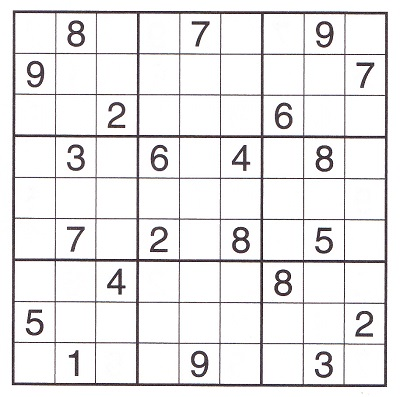
#> input picture Sudoku Digits Detection/sudoku1.jpg, 400 x 397 px
$ python code.py
#> lines starting #> are read from the running program, lines starting #| are printed output that depends on the picture; after the words box and inside, x2 and y2 are one past the last pixel; in counts of white or black regions, pixels touching at a corner belong together
# Overall concept:
# remove the grid lines so that we only have numbers in image
# find contours in the image which will be numbers
# after finding contours, remove rectangles inside rectangles.
# For example, digit 8 has three contours, one is big contour of complete digit, and two contours for zeros inside digit 8 so we have to get rid of inside contours

# Rectangles refer to the bounding boxes of digits
import cv2
import numpy as np

def rectContains(rect1, rect2):
	"""
	returns true if rectangle1 is inside rectangle2
	rect = [startX, startY, Width, Height]
	"""
	return (rect1[0] < rect2[0]+rect2[2] and rect1[0] > rect2[0] and
		rect1[1] < rect2[1]+rect2[3] and rect1[1] > rect2[1])

def removeRectInsideRect(rects):
	"""
	function to remove rectangles which are inside of another rectangle
	"""

	insideRects = []
	# loop to find all rectangles which are inside of another rectangle
	for x in range(0, len(rects)):
		for y in range(1, len(rects)):
			if (x != y and rectContains(rects[x], rects[y])):
				insideRects.append(rects[x])

	# loop to extract the rectangles which are not inside of another rectangles
	result = []
	for x in range(0,len(rects)):
		# if rectangle is not one of the inside rectangles, append it to result
		if(rects[x] not in insideRects):
			result.append(rects[x])

	return result

def preprocess(img, orig):
	"""
	function to find contours of the digits
	"""

	# color BGR to grayscale conversion
	img = cv2.cvtColor(img, cv2.COLOR_BGR2GRAY)
	# applying gaussianblur to smooth image for better thresholding
	gray = cv2.GaussianBlur(img, (5,5), 0)
	# thresholding grayscale image to binary to find better contours
	ret, img = cv2.threshold(gray,0,255,cv2.THRESH_BINARY_INV+cv2.THRESH_OTSU)
	# finding contours inside the binary image
	contours, hierarchy = cv2.findContours(img,cv2.RETR_TREE,cv2.CHAIN_APPROX_SIMPLE)

	# loop to get bounding boxes of the detected contours
	rects = []
	if len(contours)>0:
		for c in contours:
			# checking the area of contour
			if cv2.contourArea(c) > 35 and cv2.contourArea(c)<5000 :
				x,y,w,h = cv2.boundingRect(c)
				rects.append((x,y,w,h))
	# removing rectangles inside of other rectangles
	newRects = removeRectInsideRect(rects)
	# printing red bounding boxes on the image around detected contours aka digits
	for r in newRects:
		cv2.rectangle(orig,(r[0],r[1]),(r[0]+r[2],r[1]+r[3]),(0,0,255),2)
	# displaying the resultant image
	cv2.imshow('output', orig)
	cv2.waitKey(0)

def removeHorizontalLines(img):
	"""
	Function to remove the horizontal lines from the image
	"""

	# color BGR to grayscale conversion
	img=cv2.cvtColor(img,cv2.COLOR_BGR2GRAY)
	# inverting the image
	img = cv2.bitwise_not(img)
	# thresholding the image to perform better morphological operations
	th2 = cv2.adaptiveThreshold(img,255, cv2.ADAPTIVE_THRESH_MEAN_C,cv2.THRESH_BINARY,15,-2)
	horizontal = th2
	# getting the shape of the binary image
	rows,cols = horizontal.shape
	horizontalsize = int(cols / 10)
	# getting structuring element similar to long horizontal line of shape (columnsSize/15, 1)
	horizontalStructure = cv2.getStructuringElement(cv2.MORPH_RECT, (horizontalsize,1))
	# eroding the image with above structuring element to remove horizontal line
	horizontal = cv2.erode(horizontal, horizontalStructure, (-1, -1))
	# dilating the image to retain other lost information by eroding. removed horizontal lines won't come back
	horizontal = cv2.dilate(horizontal, horizontalStructure, (-1, -1))
	# inverse the image, so that lines are black for masking
	horizontal_inv = cv2.bitwise_not(horizontal)
	# perform bitwise_and to mask the lines with provided mask
	masked_img = cv2.bitwise_and(img, img, mask=horizontal_inv)
	#reverse the image back to normal
	horizontalRemoved = cv2.bitwise_not(masked_img)
	# convert the grayscale image back to colored (BGR)
	horizontalRemoved = cv2.cvtColor(horizontalRemoved,cv2.COLOR_GRAY2BGR)
	return horizontalRemoved

def removeVerticalLines(img):
	"""
	Function to remove the vertical lines from the image
	"""

	# color BGR to grayscale conversion
	img=cv2.cvtColor(img,cv2.COLOR_BGR2GRAY)
	# inverting the image
	img = cv2.bitwise_not(img)
	# thresholding the image to perform better morphological operations
	th2 = cv2.adaptiveThreshold(img,255, cv2.ADAPTIVE_THRESH_MEAN_C,cv2.THRESH_BINARY,15,-2)
	vertical = th2
	# getting the shape of the binary image
	rows,cols = vertical.shape
	verticalsize = int(rows / 12)
	# getting structuring element similar to long vertical line of shape (1, rowSize/10)
	verticalStructure = cv2.getStructuringElement(cv2.MORPH_RECT, (1, verticalsize))
	# eroding the image with above structuring element to remove vertical line
	vertical = cv2.erode(vertical, verticalStructure, (-1, -1))
	# dilating the image to retain other lost information by eroding. removed vertical lines won't come back
	vertical = cv2.dilate(vertical, verticalStructure, (-1, -1))
	#inverse the image, so that lines are black for masking
	vertical_inv = cv2.bitwise_not(vertical)
	#perform bitwise_and to mask the lines with provided mask
	masked_img = cv2.bitwise_and(img, img, mask=vertical_inv)
	#reverse the image back to normal
	verticalRemoved = cv2.bitwise_not(masked_img)
	# convert the grayscale image back to colored (BGR)
	verticalRemoved = cv2.cvtColor(verticalRemoved,cv2.COLOR_GRAY2BGR)
	return verticalRemoved

# reading images from the image files
imgs = []
imgs.append(cv2.imread('sudoku1.jpg'))
imgs.append(cv2.imread('sudoku2.jpg'))
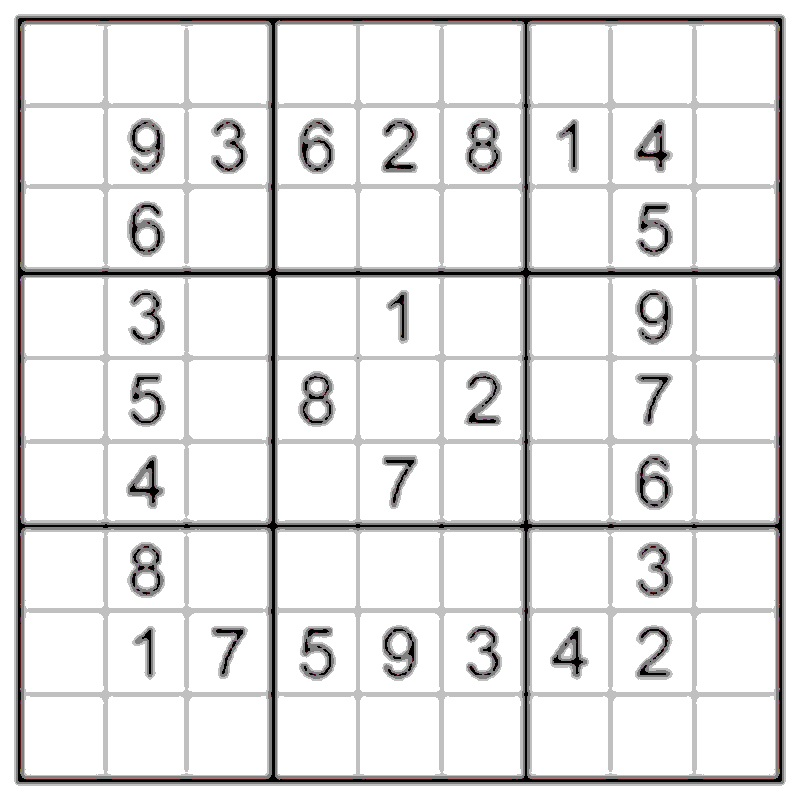
#> input picture Sudoku Digits Detection/sudoku2.jpg, 800 x 800 px
imgs.append(cv2.imread('sudoku3.jpg'))
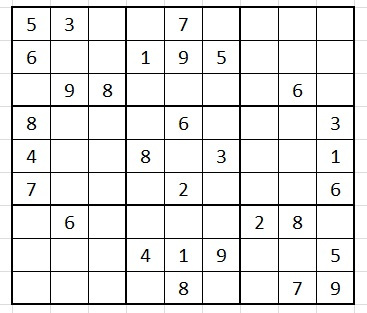
#> input picture Sudoku Digits Detection/sudoku3.jpg, 367 x 313 px
imgs.append(cv2.imread('sudoku4.jpg'))
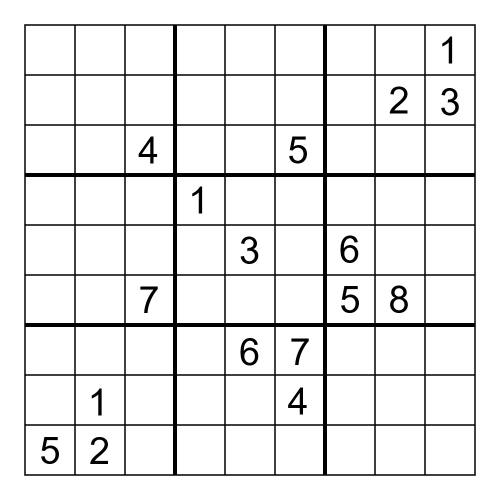
#> input picture Sudoku Digits Detection/sudoku4.jpg, 1000 x 1000 px (shown at 1/2 size)
imgs.append(cv2.imread('sudoku5.jpg'))
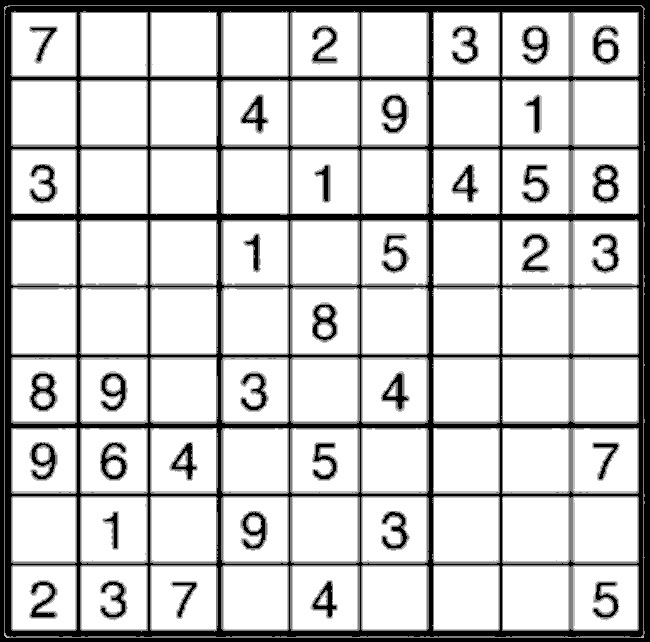
#> input picture Sudoku Digits Detection/sudoku5.jpg, 650 x 642 px

# processing all the loaded images
for x in imgs:
	horizontalRemoved = removeHorizontalLines(x)
	verticalRemoved = removeVerticalLines(horizontalRemoved)
	preprocess(verticalRemoved,x)
#> this loop made 5 passes
#> (horizontalsize in removeHorizontalLines, verticalsize in removeVerticalLines, ret in preprocess) on passes 1 to 5: (40, 33, 187), (80, 66, 185), (36, 26, 206), (100, 83, 147), (65, 53, 166)
#> pass 1, in removeHorizontalLines, `th2 = cv2.adaptiveThreshold(img,255, cv2.ADAPTIVE_THRESH_MEAN_C,cv2.TH..`:
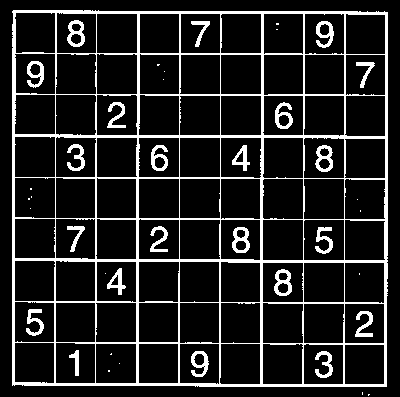
#> th2: shape (397, 400); 13.3% white; 41 white regions (18 under 20 px), largest, box (x1, y1, x2, y2) and area: (12, 10, 388, 387) 16250, (274, 269, 292, 296) 258, (315, 145, 333, 172) 254
#> pass 1, in removeHorizontalLines, `horizontal = cv2.erode(horizontal, horizontalStructure, (-1, -1))`:
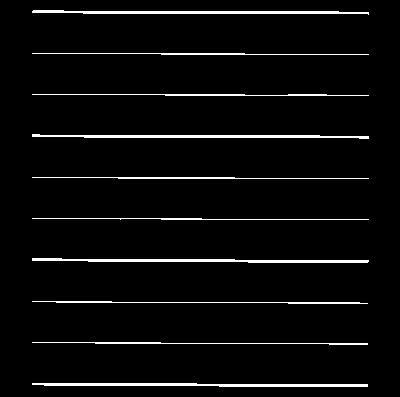
#> horizontal: shape (397, 400); 4.1% white; 10 white regions, largest, box (x1, y1, x2, y2) and area: (32, 383, 368, 387) 974, (32, 258, 369, 263) 971, (32, 10, 369, 15) 962
#> after the loop:
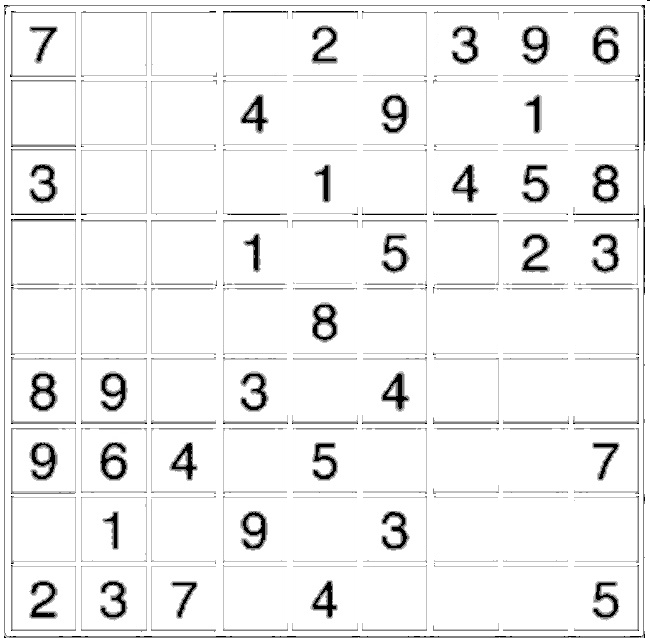
#> verticalRemoved: shape (642, 650, 3); min 0, max 255, mean 241
